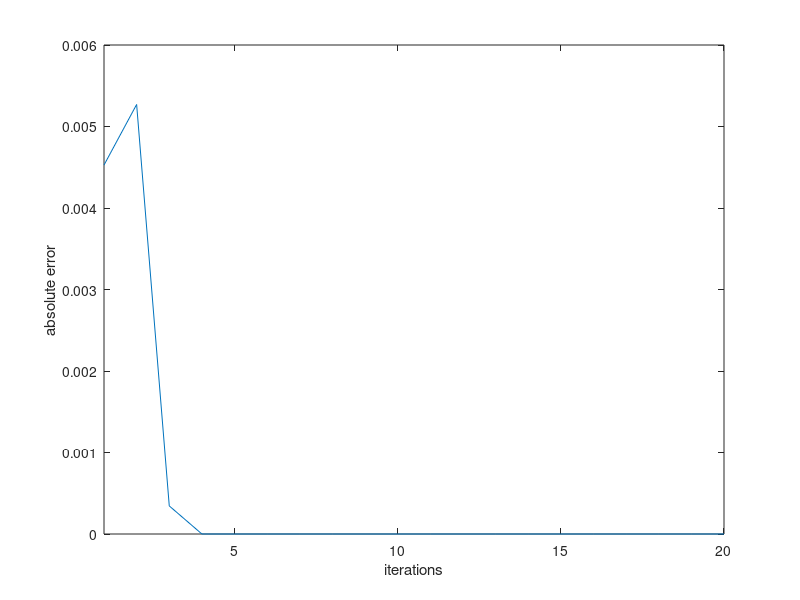

Here is the MATLAB script that generated this plot: (Note: this script raises an error after producing the figure.)
% clear the environment
clear all; close all; clc
warning('off')

% PART I 
% a) Generating a symmetric matrix

% creating symmetrix mxm matrix
m = 10;
A_rand = rand(m,m);
A = A_rand*A_rand';
[eigenvec, eigenval] = eigs(A,m);
true_eigenval = sort(diag(eigenval)); % sorted 10x1 matrix of ground truth eigenvalues

% b) Power Iteration Method
true_max_eigenvalue = max(true_eigenval);
v_curr = zeros(m,1); v_curr(1) = 1;  % initial eigenvector

for k = 1:20
    w = A*v_curr;
    v_curr=w/norm(w); % normalize

    lambda(k) = v_curr'*A*v_curr; % Rayleigh Quotient
    error(k) = abs(true_max_eigenvalue - lambda(k));
end

figure(1); plot(error); xlim([1 20]); ylabel('absolute error'); xlabel('iterations'); 
title('Error of Power Iteration Max Eigenvalue by Iteration');

% checking to make sure answer is right
if ismembertol(lambda(20), true_max_eigenvalue, 10^-5) % check if max eigenvalue was found
    part_b_check = 'True';
end

% c) Rayleigh Quotient Method
rq_eigenval = []; rq_eigenvec = [];
eigenvec_guess = zeros(m,1); eigenvec_guess(1) = 0.002; % inital eigenvector

for i = 1:5000 % iterating through different initial eigenvectors
    v_rq(:,1) = eigenvec_guess;
    lambda_rq(1) = v_rq(:,1)'*A*v_rq(:,1); % Rayleigh quotient
    rq_error = []; rq_error(1) = abs(true_eigenval(length(rq_eigenval)+1) - lambda_rq(1));

    for k = 2:20  % iterating Rayleigh quotients for a single initial eigenvector
        w = (A - lambda_rq(k-1)*eye(m,m))\(v_rq(:,k-1)); % solve (A-mu*I)w = v^(k-1)
        v_rq(:,k) = w/norm(w); % normalize
        lambda_rq(k) = v_rq(:,k)'*A*v_rq(:,k); % Rayleigh quotient
        rq_error(k) = abs(true_eigenval(length(rq_eigenval)+1) - lambda_rq(k));
    end
    
    if ~ismembertol(lambda_rq(k), rq_eigenval, 10^-5)
        rq_eigenval(length(rq_eigenval)+1) = lambda_rq(k); % add eigenvalue if not already added
        rq_eigenvec(:,length(rq_eigenval)) = v_rq(:,20);
        
        % plot error
        figure(length(rq_eigenval)); plot(rq_error); xlim([1 20]); ylabel('absolute error'); xlabel('iterations'); 
        title('Error of Rayleigh Quotient Iteration Method by Iteration - Eigenvalue Number: ' + string(length(rq_eigenval)));
    end
    
    if length(rq_eigenval) == m
        break
    end
    
    eigenvec_guess(1) = eigenvec_guess(1) + 0.001; % increment initial guess
end

% checking to make sure answer is right
part_c_check = 0;
for i = 1:10
    if ismembertol(rq_eigenval(i), true_eigenval, 10^-5) % check if eigenvalue was found
        part_c_check = part_c_check + 1;
    end
end
num_correct_eigenvalues_part_c = part_c_check;
